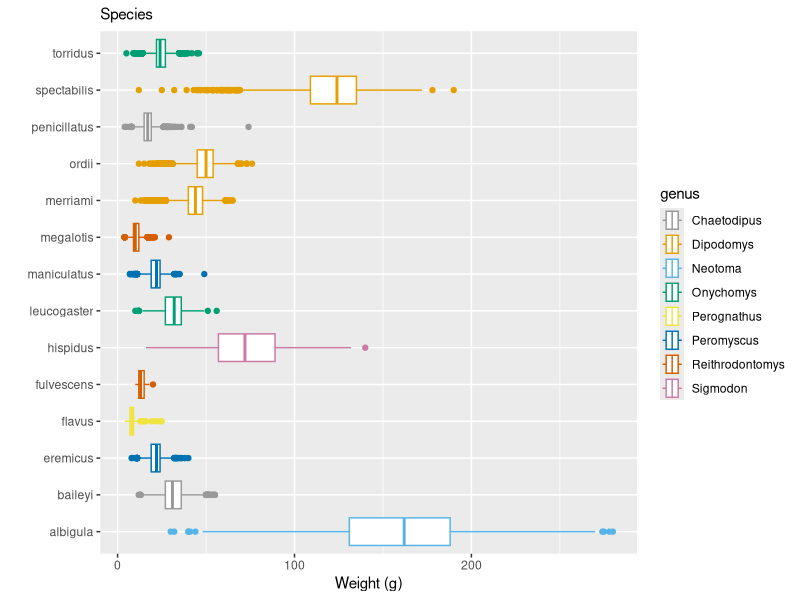
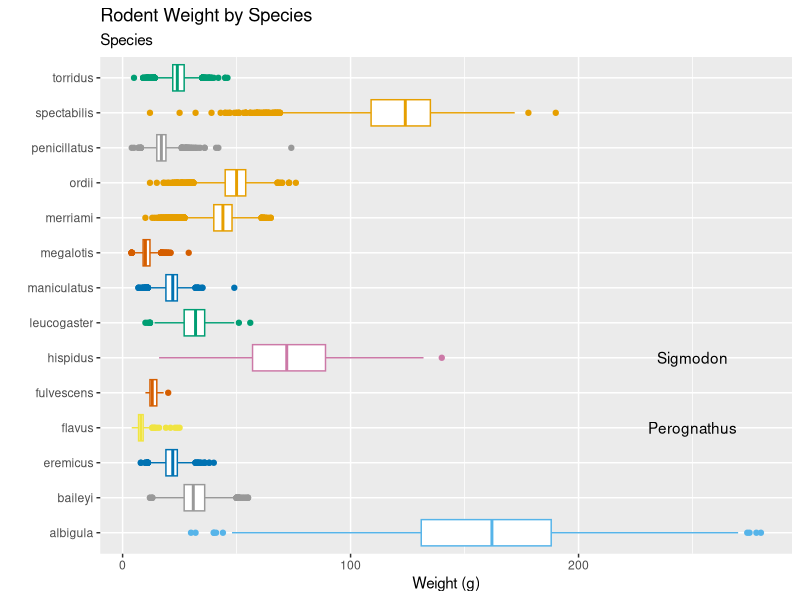

These figures' R source, in order:
## ---- chunk 1
#| include: false
library(tidyverse)
surveys <- read_csv("../lab_assignments/lab2/surveys.csv")
## ---- chunk 2
#| echo: true
# A vector of a color deficient friendly palette with gray:
cdPalette_grey <- c("#999999", "#E69F00", "#56B4E9", "#009E73", "#F0E442", "#0072B2", "#D55E00", "#CC79A7")

# A vector of a color deficient friendly palette with black:
cdPalette_blk <- c("#000000", "#E69F00", "#56B4E9", "#009E73", "#F0E442", "#0072B2", "#D55E00", "#CC79A7")
## ---- chunk 3
#| include: false
surveys |> 
  ggplot(aes(x = weight, y = species, color = genus)) +
  geom_boxplot() +
  scale_color_manual(values = cdPalette_grey) +
  labs(x = "Weight (g)", y = "", subtitle = "Species", legend = "Genus")
## ---- chunk 4
ggplot(data = surveys, 
       mapping = aes(y = species,
                     x = weight,
                     color = genus)) +
  geom_boxplot() +
  scale_color_manual(values = cdPalette_grey) + 
  annotate("text", y = 6, x = 250, label = "Sigmodon") +
  annotate("text", y = 4, x = 250, label = "Perognathus") +
  theme(legend.position = "none") +
  labs(x = "Weight (g)",
       y = "",
       subtitle = "Species",
       title = "Rodent Weight by Species")
